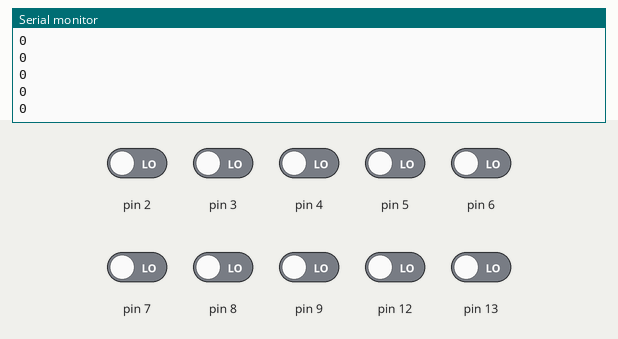
Bench run of a sketch on a simulated Arduino Uno, built with avr-gcc and run on an emulated ATmega328P. Parts: the last lines printed to the serial monitor. Inputs (shaded band) come from the test bench; at power-on: pin 2–9, pin 12, pin 13 LOW.

Above: at 1.2 s.
1.3 s: pin 2 driven HIGH
At 2.2 s:
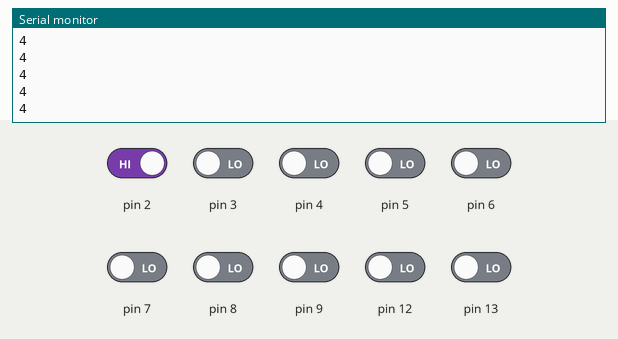
2.8 s: pin 3 driven HIGH
At 3.8 s:
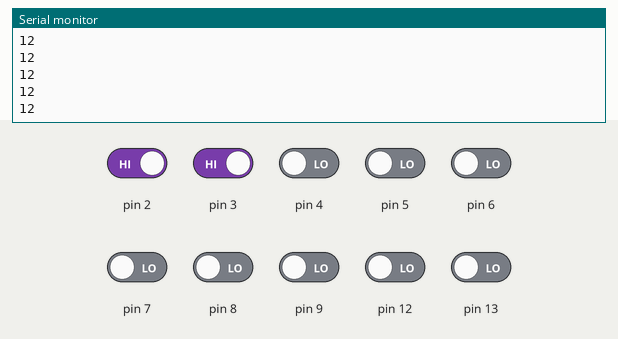
4.3 s: pin 4 driven HIGH
At 5.2 s:
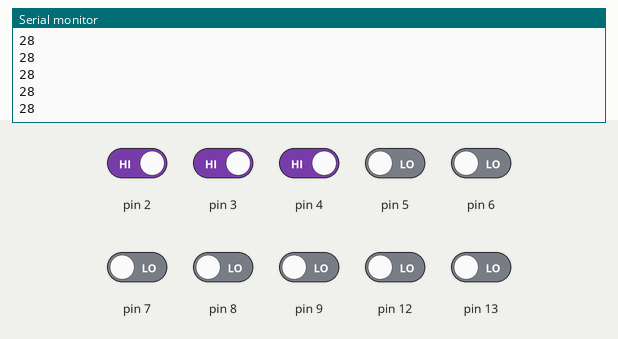
5.8 s: pin 5 driven HIGH
Timing chart, 0 to 6.4 s (numbered marks = the images above; inputs shaded):
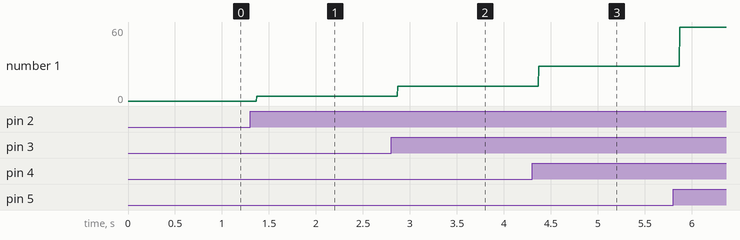

The sketch:

laserDebug.ino
```cpp
//create the variables to store the digital output values
int dig_0 = 0;
int dig_1 = 0;
int dig_2 = 0;
int dig_3 = 0;
int dig_4 = 0;
int dig_5 = 0;
int dig_6 = 0;
int dig_7 = 0;
int dig_8 = 0;
int dig_9 = 0;
int dig_12 = 0;
int dig_13 = 0;
//store the value of the array index
int index = 0;

void setup() {
  //set digial pins 0-9 and 12-13 to input
  pinMode(0, INPUT);
  pinMode(1, INPUT);
  pinMode(2, INPUT);
  pinMode(3, INPUT);
  pinMode(4, INPUT);
  pinMode(5, INPUT);
  pinMode(6, INPUT);
  pinMode(7, INPUT);
  pinMode(8, INPUT);
  pinMode(9, INPUT);
  pinMode(12, INPUT);
  pinMode(13, INPUT);
  //start the serial monitor
  Serial.begin(9600);
}
void loop() {
  dig_0 = digitalRead(0);
  dig_1 = digitalRead(1);
  dig_2 = digitalRead(2);
  dig_3 = digitalRead(3);
  dig_4 = digitalRead(4);
  dig_5 = digitalRead(5);
  dig_6 = digitalRead(6);
  dig_7 = digitalRead(7);
  dig_8 = digitalRead(8);
  dig_9 = digitalRead(9);
  dig_12 = digitalRead(12);
  dig_13 = digitalRead(13);

  index = dig_0 + dig_1 * 2 + dig_2 * 4 + dig_3 * 8 + dig_4 * 16 + dig_5 * 32 + dig_6 * 64 + dig_7 * 128 + dig_8 * 256 + dig_9 * 512 + dig_12 * 1024 + dig_13 * 2048;

  Serial.print(index);
  Serial.print("\n");
}
```

Measured:
- after the input at 1.3 s, the serial monitor: prints a new line after 0.07 s (image 1)
- after the input at 2.8 s, the serial monitor: prints a new line after 0.07 s (image 2)
- after the input at 4.3 s, the serial monitor: prints a new line after 0.07 s (image 3)
- plotted number 1: 0 → 4 after the input at 1.3 s, 4 → 12 after the input at 2.8 s, 12 → 28 after the input at 4.3 s, 28 → 60 after the input at 5.8 s
